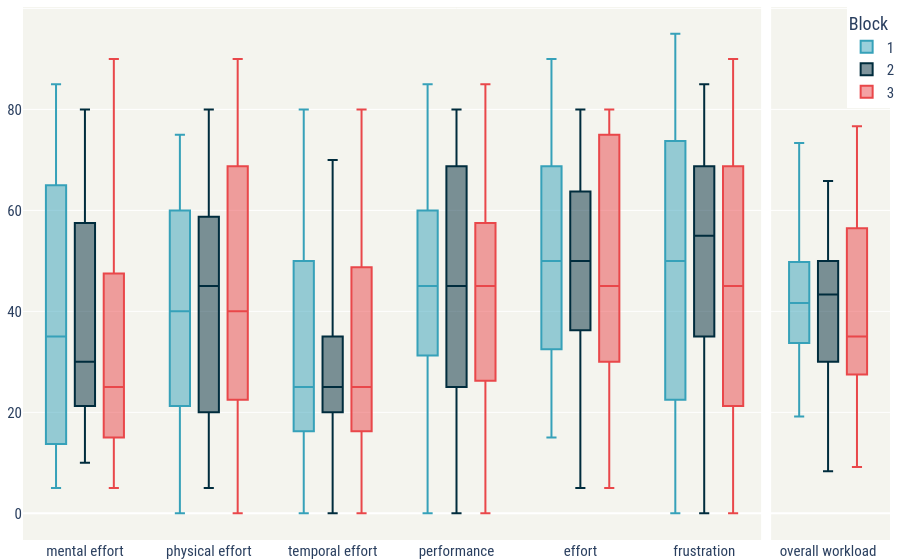

Source (notebook cell):
### Code cell
# Box plots in Plotly Express, see: https://plotly.github.io/plotly.py-docs/generated/plotly.express.box.html
# See color_discrete_map for custom colors via a color dictionary

gtv_colormap = {1: 'rgb(54, 161, 185)', 2: 'rgb(0, 44, 61)', 3: 'rgb(233, 71, 74)'}
                         
# Use columns: Block, the six NASA-TLX dimensions, and overall workload
fig = px.box(df_nasa_rtlx.iloc[:,-8:], points=False, color='Block', color_discrete_map=gtv_colormap)

fig.add_vline(x=5.5, line_color='#fff', line_width=10)
fig.update_xaxes(title=None)
fig.update_yaxes(title=None)
fig.update_layout(    
    font_family='Roboto Condensed',
    font_size=15,
    legend=dict(
        yanchor="top",
        y=1.0,
        xanchor="left",
        x=0.95
    ),
    margin=go.layout.Margin(
        l=0, #left margin
        r=0, #right margin
        b=0, #bottom margin
        t=0, #top margin
    ),
    plot_bgcolor = 'rgba(239, 240, 231,.7)'
)

pio.write_image(fig, 'NASA_TLX_all_blockwise.pdf')
fig.show()

### Figure 1 — Plotly figure (JSON) as saved in the notebook; plotly's stock layout.template omitted (floating-point values rounded to 4 significant figures; data arrays with more than 128 entries replaced by an {"elided": "..."} marker saying what was removed)
{"data": [{"alignmentgroup": "True", "boxpoints": false, "hovertemplate": "Block=1<br>variable=%{x}<br>value=%{y}<extra></extra>", "legendgroup": "1", "marker": {"color": "rgb(54, 161, 185)"}, "name": "1", "notched": false, "offsetgroup": "1", "orientation": "v", "showlegend": true, "type": "box", "x": {"elided": "161 str values"}, "x0": " ", "xaxis": "x", "y": {"elided": "161 float values"}, "y0": " ", "yaxis": "y"}, {"alignmentgroup": "True", "boxpoints": false, "hovertemplate": "Block=2<br>variable=%{x}<br>value=%{y}<extra></extra>", "legendgroup": "2", "marker": {"color": "rgb(0, 44, 61)"}, "name": "2", "notched": false, "offsetgroup": "2", "orientation": "v", "showlegend": true, "type": "box", "x": {"elided": "161 str values"}, "x0": " ", "xaxis": "x", "y": {"elided": "161 float values"}, "y0": " ", "yaxis": "y"}, {"alignmentgroup": "True", "boxpoints": false, "hovertemplate": "Block=3<br>variable=%{x}<br>value=%{y}<extra></extra>", "legendgroup": "3", "marker": {"color": "rgb(233, 71, 74)"}, "name": "3", "notched": false, "offsetgroup": "3", "orientation": "v", "showlegend": true, "type": "box", "x": {"elided": "161 str values"}, "x0": " ", "xaxis": "x", "y": {"elided": "161 float values"}, "y0": " ", "yaxis": "y"}], "layout": {"boxmode": "group", "font": {"family": "Roboto Condensed", "size": 15}, "legend": {"title": {"text": "Block"}, "tracegroupgap": 0, "x": 0.95, "xanchor": "left", "y": 1, "yanchor": "top"}, "margin": {"b": 0, "l": 0, "r": 0, "t": 0}, "plot_bgcolor": "rgba(239, 240, 231,.7)", "shapes": [{"line": {"color": "#fff", "width": 10}, "type": "line", "x0": 5.5, "x1": 5.5, "xref": "x", "y0": 0, "y1": 1, "yref": "y domain"}], "xaxis": {"anchor": "y", "domain": [0, 1], "title": {}}, "yaxis": {"anchor": "x", "domain": [0, 1], "title": {}}}}
